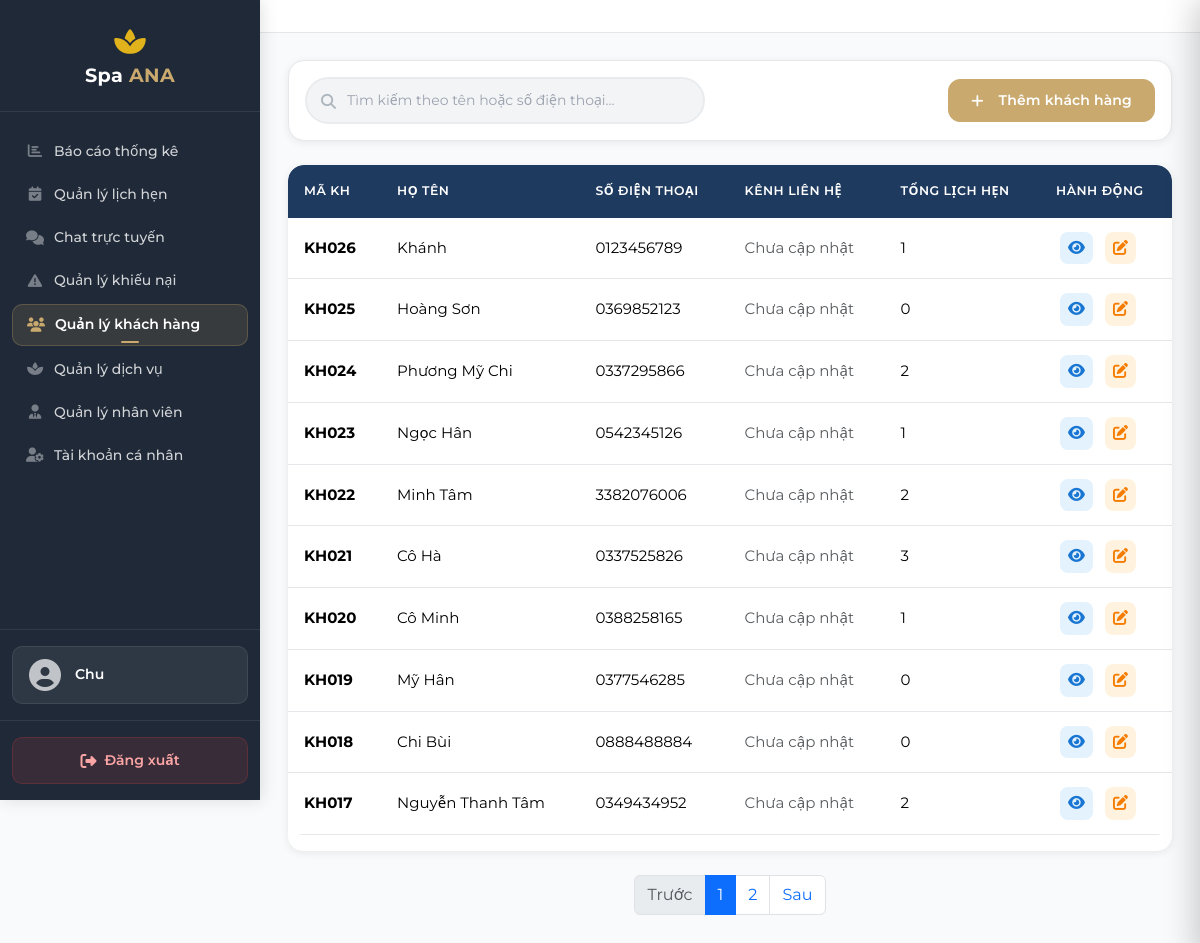
Page /manage/customers/ (signed in) on the earlier database version.
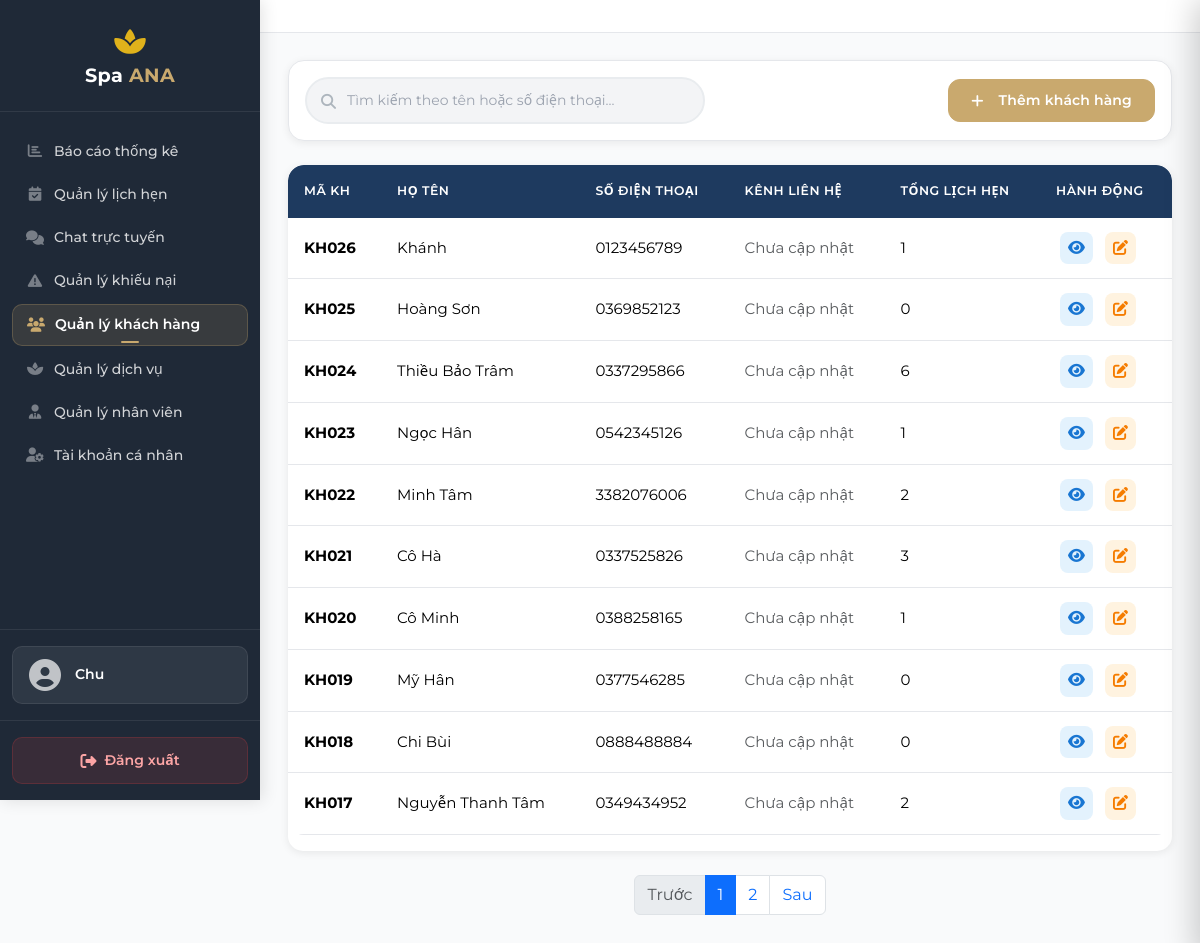
Same page on the later database version.
### customers/models.py (models this page shows, shortened)
class CustomerProfile(models.Model):
    GENDER_CHOICES = [
        ('Nam', 'Nam'),
        ('Nu', 'Nữ'),
        ('Khac', 'Khác'),
    ]
    user = models.OneToOneField(
        User, on_delete=models.SET_NULL,
        null=True, blank=True,
        related_name='customer_profile',
        verbose_name='User'
    )
    phone = models.CharField(max_length=15, unique=True, verbose_name='Số điện thoại')
    full_name = models.CharField(max_length=100, verbose_name='Họ và tên')
    email = models.CharField(max_length=255, blank=True, null=True, unique=True, verbose_name='Email')
    gender = models.CharField(max_length=10, choices=GENDER_CHOICES, blank=True, null=True, verbose_name='Giới tính')
    dob = models.DateField(blank=True, null=True, verbose_name='Ngày sinh')
    address = models.CharField(max_length=255, blank=True, null=True, verbose_name='Địa chỉ')
    notes = models.CharField(max_length=1000, blank=True, null=True, verbose_name='Ghi chú')
    contact_channel = models.CharField(max_length=20, blank=True, null=True, verbose_name='Kênh liên hệ')
    created_at = models.DateTimeField(auto_now_add=True, verbose_name='Thời điểm tạo hồ sơ')
    updated_at = models.DateTimeField(auto_now=True, null=True, blank=True, verbose_name='Thời điểm cập nhật gần nhất')
    class Meta:
        db_table = 'customer_profiles'
        verbose_name = 'Khách hàng'
        verbose_name_plural = 'Khách hàng'
        ordering = ['-created_at']
        indexes = [models.Index(fields=['phone'])]
        constraints = [
            models.CheckConstraint(
                check=models.Q(gender__in=['Nam', 'Nu', 'Khac']) | models.Q(gender__isnull=True),
                name='customerprofile_gender_valid'
            )
        ]

### customers/views.py (the view, shortened to what this page needs)
# urls.py: path('manage/customers/', views.admin_customers, name='admin_customers'),
@login_required(login_url='accounts:login')
def admin_customers(request):
    if not (request.user.is_staff or request.user.is_superuser):
        messages.error(request, 'Bạn không có quyền truy cập trang này.')
        return redirect('pages:home')
    search_query = request.GET.get('search', '').strip()
    customers_qs = CustomerProfile.objects.select_related('user').filter(
        Q(user__isnull=True) | Q(user__is_staff=False, user__is_superuser=False)
    )
    if search_query:
        customers_qs = customers_qs.filter(
            Q(full_name__icontains=search_query) |
            Q(phone__icontains=search_query)
        )
    customers_qs = customers_qs.order_by('-created_at')
    from django.core.paginator import Paginator, EmptyPage, PageNotAnInteger
    paginator = Paginator(customers_qs, 10) # 10 items per page
    page_number = request.GET.get('page', 1)
    try:
        customers = paginator.get_page(page_number)
    except PageNotAnInteger:
        customers = paginator.get_page(1)
    except EmptyPage:
        customers = paginator.get_page(paginator.num_pages)
    return render(request, 'customers/admin_customers.html', {
        'customers': customers,
        'search_query': search_query,
    })

### templates/customers/admin_customers.html (shortened to what the changed rows need)
{% extends "manage/base.html" %}
{% load static %}
{% block content %}
<div class="customer-table">
    <div class="table-responsive">
        <table class="table table-hover" id="customerTable">
            <thead>
                <tr>
                    <th>Mã KH</th>
                    <th>Họ tên</th>
                    <th>Số điện thoại</th>
                    <th>Kênh liên hệ</th>
                    <th>Tổng lịch hẹn</th>
                    <th>Hành động</th>
                </tr>
            </thead>
            <tbody id="customerTableBody">
                {% for c in customers %}
                <tr>
                    <td><strong>KH{{ c.id|stringformat:"03d" }}</strong></td>
                    <td>{{ c.full_name }}</td>
                    <td>{{ c.phone }}</td>
                    <td>
                        {% if c.contact_channel %}
                            <span class="contact-badge
                                {% if c.contact_channel == 'Zalo' %}zalo
                                {% elif c.contact_channel == 'Facebook' %}facebook
                                {% elif c.contact_channel == 'Điện thoại' %}dien-thoai
                                {% elif c.contact_channel == 'Khác' %}khac
                                {% else %}mac-dinh
                                {% endif %}">
                                {{ c.contact_channel }}
                            </span>
                        {% else %}
                            <span class="text-muted">Chưa cập nhật</span>
                        {% endif %}
                    </td>
                    <td>
                        {% if c.appointments.count %}
                            {{ c.appointments.count }}
                        {% else %}
                            0
                        {% endif %}
                    </td>
                    <td>
                        <button class="action-btn view"
                            onclick="viewCustomer(
                                '{{ c.id }}',
                                '{{ c.full_name|escapejs }}',
                                '{{ c.phone|escapejs }}',
                                '{% if c.dob %}{{ c.dob|date:"Y-m-d" }}{% endif %}',
                                '{{ c.contact_channel|default:""|escapejs }}',
                                '{{ c.notes|default:""|escapejs }}',
                                '{% if c.appointments.count %}{{ c.appointments.count }}{% else %}0{% endif %}',
                                '{{ c.created_at|date:"Y-m-d" }}',
                                '{{ c.gender|default:""|escapejs }}',
                                '{{ c.address|default:""|escapejs }}'
                            )"
                            title="Xem">
                            <i class="fas fa-eye"></i>
                        </button>
                        <button class="action-btn edit"
                            onclick='editCustomer(
                                "{{ c.id }}",
                                "{{ c.full_name|escapejs }}",
                                "{{ c.phone|escapejs }}",
                                "{% if c.dob %}{{ c.dob|date:'Y-m-d' }}{% endif %}",
                                "{{ c.contact_channel|default:''|escapejs }}",
                                "{{ c.notes|default:''|escapejs }}",
                                "{{ c.gender|default:''|escapejs }}",
                                "{{ c.address|default:''|escapejs }}"
                            )'
                            title="Sửa">
                            <i class="fas fa-edit"></i>
                        </button>
                    </td>
                </tr>
                {% empty %}
                <tr>
                    <td colspan="6" class="text-center py-4">Chưa có khách hàng nào</td>
                </tr>
                {% endfor %}
            </tbody>
        </table>
    </div>
</div>
{% endblock %}

Differences in the rows shown:
changed CustomerProfile "024": full_name "Phương Mỹ Chi" → "Thiều Bảo Trâm"; appointments.count "2" → "6"
